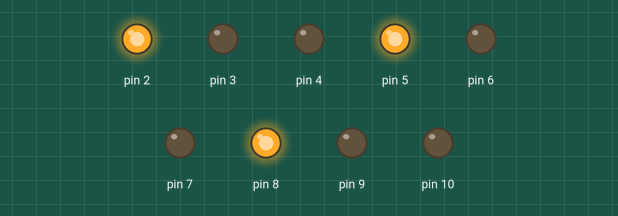
A sketch run on a simulated Arduino Uno, built with avr-gcc and run on an emulated ATmega328P. On the bench: output pins drawn as LEDs (lit = HIGH).

Above: at 1.5 s.
At 3.5 s:
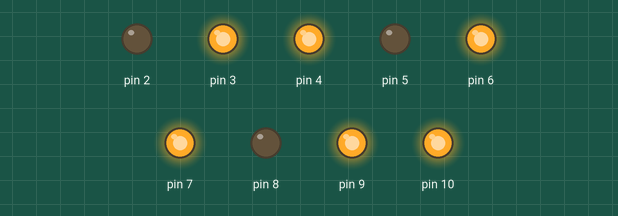
At 5.0 s:
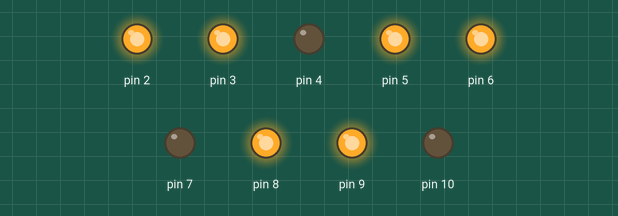
At 6.37 s:
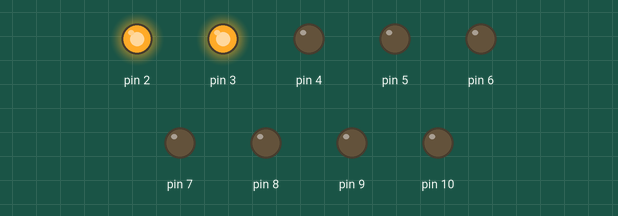
At 7.62 s:
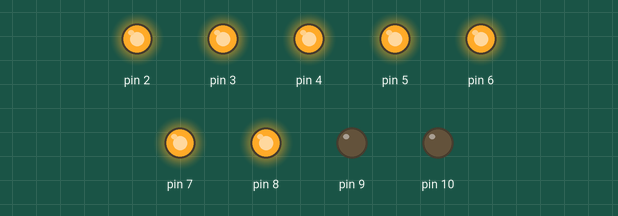
At 10.37 s:
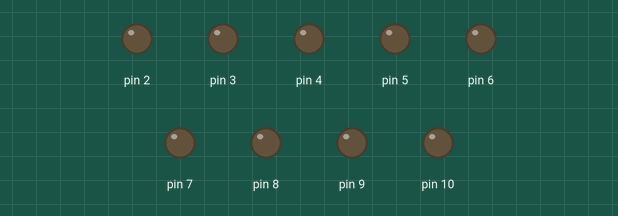
Timing chart, 0 to 13.7 s (numbered marks = the images above):
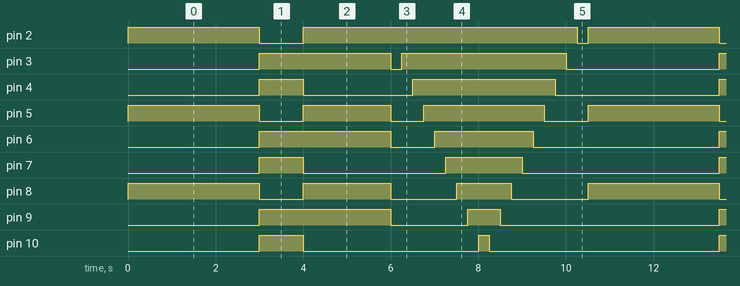

The sketch:

FirstPractice.ino
```cpp
void setup() {
  pinMode(2,OUTPUT);
  pinMode(3,OUTPUT);
  pinMode(4,OUTPUT);
  pinMode(5,OUTPUT);
  pinMode(6,OUTPUT);
  pinMode(7,OUTPUT);
  pinMode(8,OUTPUT);
  pinMode(9,OUTPUT);
  pinMode(10,OUTPUT);


}


//Verdes 2 5 8
//Rojos 3 6 9
//Blancos 4 7 10

void loop() {

  //Prender verdes 3 segundos
  digitalWrite(2,HIGH);
  digitalWrite(5,HIGH);
  digitalWrite(8,HIGH);
  delay(3000);
  digitalWrite(2,LOW);
  digitalWrite(5,LOW);
  digitalWrite(8,LOW);
  delay(1);


  //Prender rojos y blancos 1 segundo
  digitalWrite(3,HIGH);
  digitalWrite(6,HIGH);
  digitalWrite(9,HIGH);
  digitalWrite(4,HIGH);
  digitalWrite(7,HIGH);
  digitalWrite(10,HIGH);
  delay(1000);
  digitalWrite(3,LOW);
  digitalWrite(6,LOW);
  digitalWrite(9,LOW);
  digitalWrite(4,LOW);
  digitalWrite(7,LOW);
  digitalWrite(10,LOW);
  delay(1);

  //Prender verdes y rojos 2 segundos
  digitalWrite(2,HIGH);
  digitalWrite(5,HIGH);
  digitalWrite(8,HIGH);
  digitalWrite(3,HIGH);
  digitalWrite(6,HIGH);
  digitalWrite(9,HIGH);
  delay(2000);
  digitalWrite(2,LOW);
  digitalWrite(5,LOW);
  digitalWrite(8,LOW);
  digitalWrite(3,LOW);
  digitalWrite(6,LOW);
  digitalWrite(9,LOW);
  delay(1);


//Terminar con una cadena de serpiente

  digitalWrite(2,HIGH);
  delay(250);
  digitalWrite(3,HIGH);
  delay(250);
  digitalWrite(4,HIGH);
  delay(250);
  digitalWrite(5,HIGH);
  delay(250);
  digitalWrite(6,HIGH);
  delay(250);
  digitalWrite(7,HIGH);
  delay(250);
  digitalWrite(8,HIGH);
  delay(250);
  digitalWrite(9,HIGH);
  delay(250);
  digitalWrite(10,HIGH);
  delay(250);
  digitalWrite(10,LOW);
  delay(250);
  digitalWrite(9,LOW);
  delay(250);
  digitalWrite(8,LOW);
  delay(250);
  digitalWrite(7,LOW);
  delay(250);
  digitalWrite(6,LOW);
  delay(250);
  digitalWrite(5,LOW);
  delay(250);
  digitalWrite(4,LOW);
  delay(250);
  digitalWrite(3,LOW);
  delay(250);
  digitalWrite(2,LOW);
  delay(250);


}
```

Measured:
- by itself, pin 2: repeats every 10.5 s: LOW 1.0 s, HIGH 6.3 s, LOW 0.25 s, HIGH 3.0 s
- by itself, pin 3: repeats every 10.5 s: LOW 0.25 s, HIGH 3.8 s, LOW 3.5 s, HIGH 3.0 s
- by itself, pin 4: repeats every 10.5 s: LOW 2.5 s, HIGH 3.3 s, LOW 3.8 s, HIGH 1.0 s
- by itself, pin 5: repeats every 10.5 s: LOW 1.0 s, HIGH 2.0 s, LOW 0.75 s, HIGH 2.8 s, LOW 1.0 s, HIGH 3.0 s
- by itself, pin 6: repeats every 10.5 s: LOW 1.0 s, HIGH 2.3 s, LOW 4.3 s, HIGH 3.0 s
- by itself, pin 7: repeats every 10.5 s: LOW 3.3 s, HIGH 1.8 s, LOW 4.5 s, HIGH 1.0 s
- by itself, pin 8: repeats every 10.5 s: LOW 1.0 s, HIGH 2.0 s, LOW 1.5 s, HIGH 1.3 s, LOW 1.8 s, HIGH 3.0 s
- by itself, pin 9: repeats every 10.5 s: LOW 1.8 s, HIGH 0.75 s, LOW 5.0 s, HIGH 3.0 s
